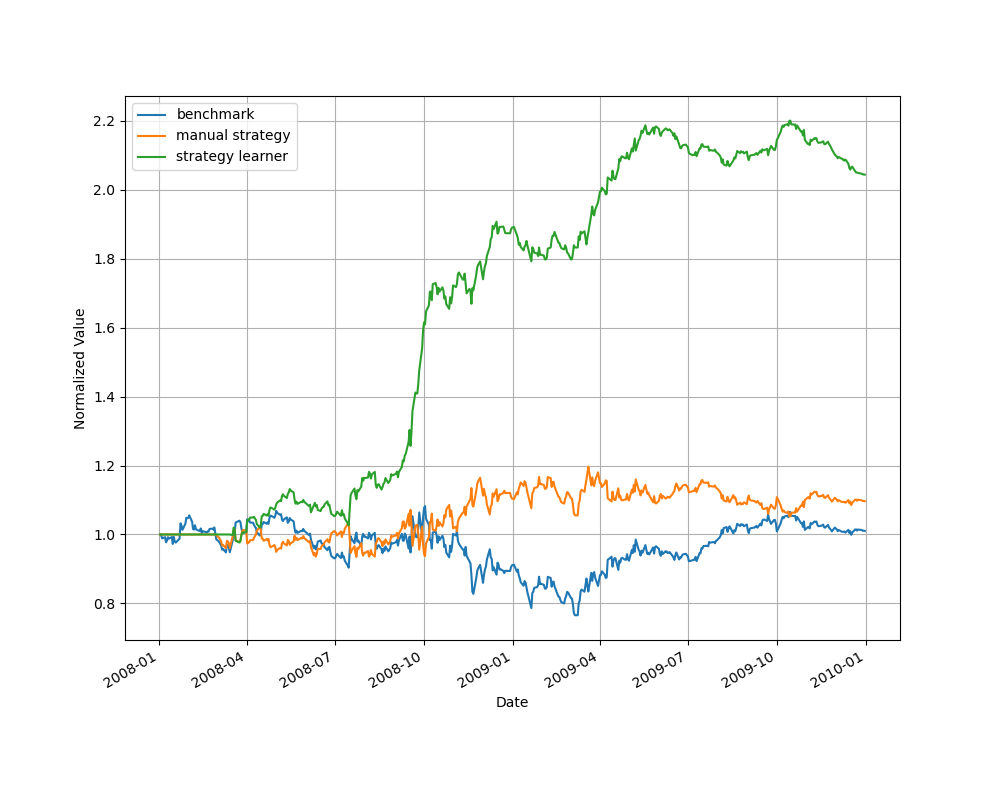

Write the Python code that produced this figure.
import ManualStrategy as ms
import StrategyLearner as sl
import marketsimcode as msc
import pandas as pd
from util import get_data
import matplotlib.pyplot as plt
import datetime as dt

def author():
	return 'tkim338'

def benchmark(benchmark_symbol='JPM', sd=dt.datetime(2008, 1, 1), ed=dt.datetime(2009, 12, 31), sv=100000):
	stock_data = get_data([benchmark_symbol], pd.date_range(sd, ed), addSPY=False)

	buy_date = stock_data[benchmark_symbol].first_valid_index()
	sell_date = stock_data[benchmark_symbol].last_valid_index()

	output = {'Date': [], 'Trade':[]}
	output['Date'] = [buy_date, sell_date]
	output['Trade'] = [1000, -1000]

	df_benchmark = pd.DataFrame(data=output['Trade'], index=output['Date'], columns=[benchmark_symbol])

	return df_benchmark

def run():
	sym = 'JPM'
	start_date = dt.datetime(2008, 1, 1)
	end_date = dt.datetime(2009, 12, 31)

	man = ms.ManualStrategy()
	trades_man = man.testPolicy(symbol=sym, sd=start_date, ed=end_date)
	vals_man = msc.compute_portvals(trades_man, start_val=100000, commission=9.95, impact=0.005)
	vals_man = vals_man / vals_man[0][0]
	vals_man.columns = ['manual strategy']

	learner = sl.StrategyLearner()
	learner.add_evidence(symbol=sym, sd=start_date, ed=end_date)
	trades_sl = learner.testPolicy(symbol=sym, sd=start_date, ed=end_date, sv=100000)
	vals_sl = msc.compute_portvals(trades_sl, start_val=100000, commission=9.95, impact=0.005)
	vals_sl = vals_sl / vals_sl[0][0]
	vals_sl.columns = ['strategy learner']

	trades_bm = benchmark()
	vals_bm = msc.compute_portvals(trades_bm, start_val=100000, commission=9.95, impact=0.005)
	vals_bm = vals_bm / vals_bm[0][0]
	vals_bm.columns = ['benchmark']

	output = pd.DataFrame([vals_bm['benchmark'], vals_man['manual strategy'], vals_sl['strategy learner']]).transpose()
	output = output.fillna(method='ffill')
	output = output.fillna(method='bfill')
	output_plot = output.plot(figsize=(15,8))
	output_plot.set_xlabel('Date')
	output_plot.set_ylabel('Normalized Value')
	output_plot.grid(b=True, which='both', axis='both')
	plt.savefig('experiment1.png')
	# plt.show()

if __name__ == "__main__":
	run()